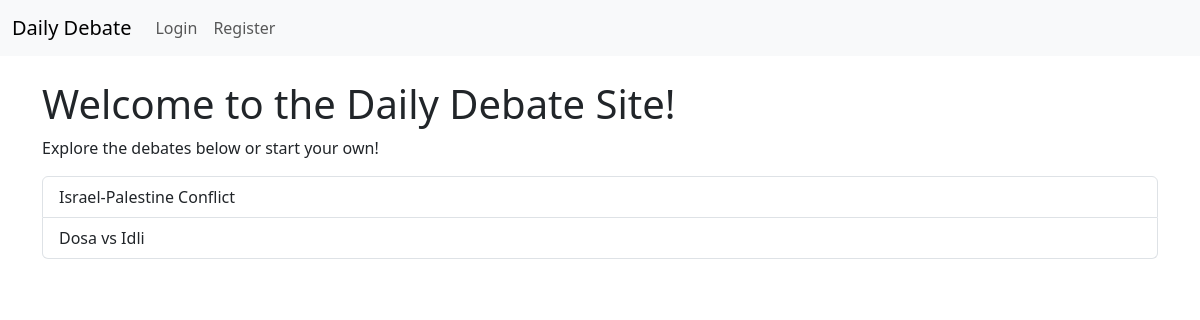
Before: / with the older database file.
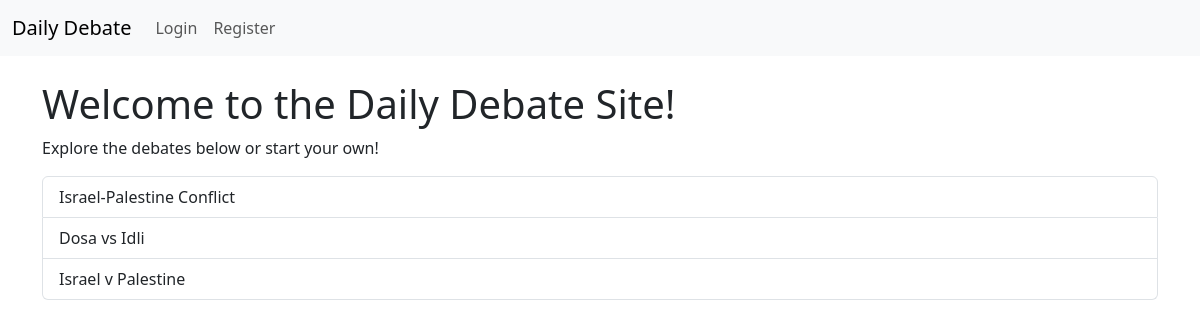
After: the same page with the newer database file.
### app.py (models this page shows)
class Debate(db.Model):
    id = db.Column(db.Integer, primary_key=True)
    title = db.Column(db.String(100), nullable=False)
    arguments = db.relationship('Argument', backref='debate', lazy=True)

### app.py (the view)
@app.route('/')
def home():
    debates = Debate.query.all()
    return render_template('index.html', debates=debates)

### templates/index.html
{% extends 'layout.html' %}
{% block content %}
<h1>Welcome to the Daily Debate Site!</h1>
<p>Explore the debates below or start your own!</p>
<div class="list-group">
    {% for debate in debates %}
        <a href="{{ url_for('debate', debate_id=debate.id) }}" class="list-group-item list-group-item-action">
            {{ debate.title }}
        </a>
    {% endfor %}
</div>
{% endblock %}

Changed rows visible on the page:
added Debate: title "Israel v Palestine"
